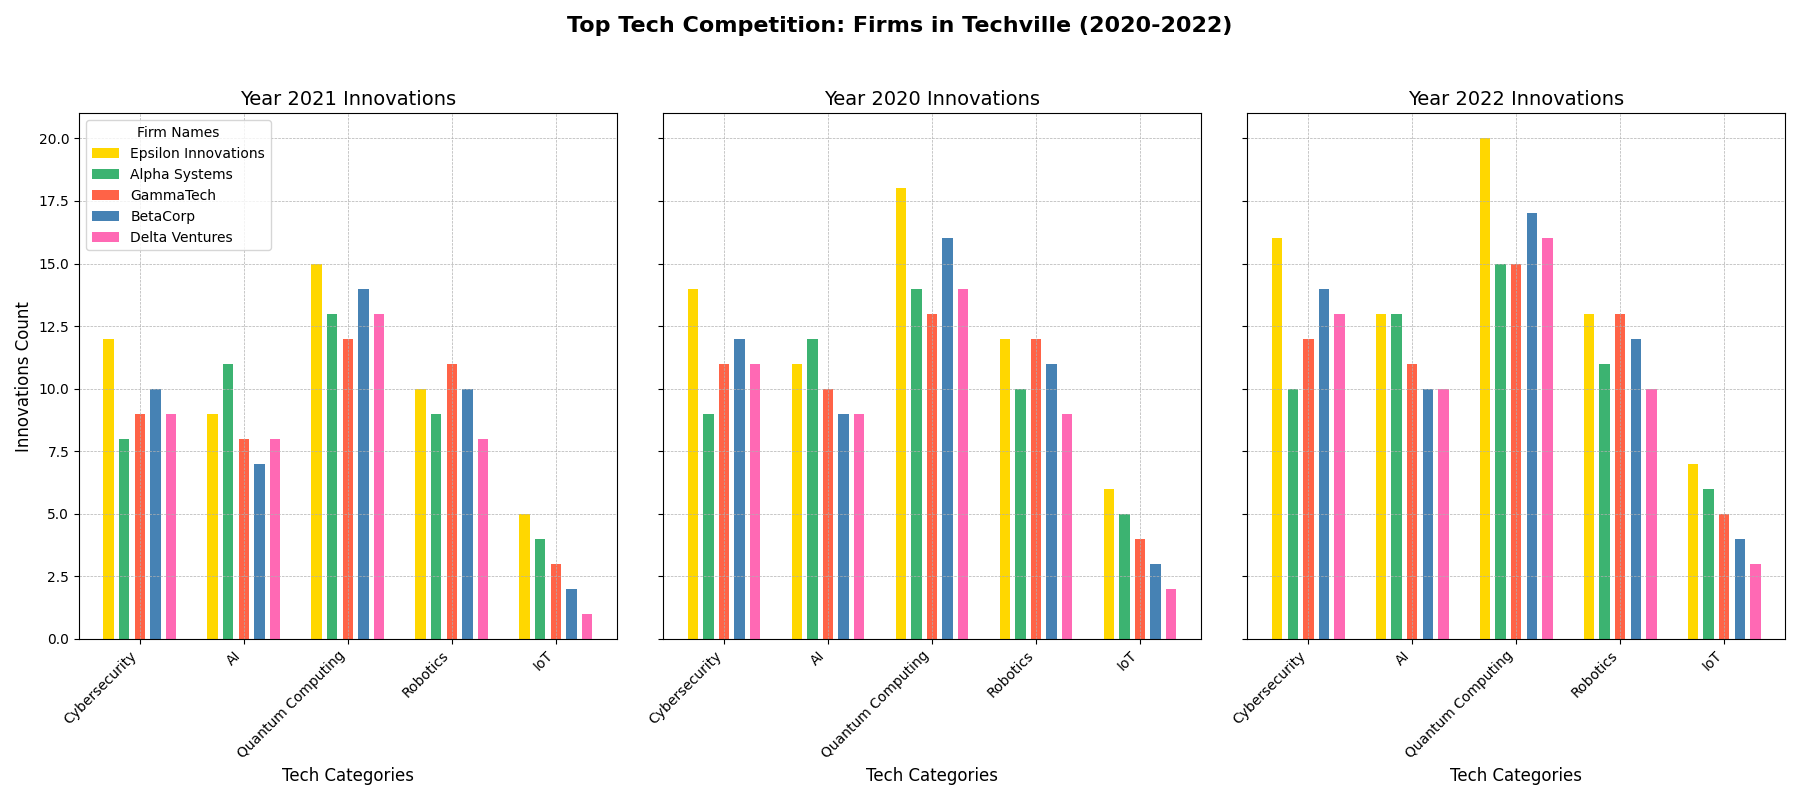

Source code (Python):
import matplotlib.pyplot as plt
import numpy as np

companies = ['Epsilon Innovations', 'Alpha Systems', 'GammaTech', 'BetaCorp', 'Delta Ventures']
years = ['2021', '2020', '2022']
categories = ['Cybersecurity', 'AI', 'Quantum Computing', 'Robotics', 'IoT']

innovations = np.array([
    [12, 9, 15, 10, 5],    
    [8, 11, 13, 9, 4],     
    [9, 8, 12, 11, 3],     
    [10, 7, 14, 10, 2],    
    [9, 8, 13, 8, 1],      
    [14, 11, 18, 12, 6],   
    [9, 12, 14, 10, 5],    
    [11, 10, 13, 12, 4],   
    [12, 9, 16, 11, 3],    
    [11, 9, 14, 9, 2],     
    [16, 13, 20, 13, 7],   
    [10, 13, 15, 11, 6],   
    [12, 11, 15, 13, 5],   
    [14, 10, 17, 12, 4],   
    [13, 10, 16, 10, 3]    
])

fig, axes = plt.subplots(1, 3, figsize=(18, 8), sharey=True)

colors = ['#FFD700', '#3CB371', '#FF6347', '#4682B4', '#FF69B4']

for i, ax in enumerate(axes):
    year_data = innovations[i * len(companies):(i + 1) * len(companies)]
    x = np.arange(len(categories))
    
    for j in range(len(companies)):
        ax.bar(x + j * 0.15, year_data[j], width=0.1, color=colors[j], align='center', label=companies[j] if i == 0 else "")
    
    ax.set_title(f"Year {years[i]} Innovations", fontsize=14)  # Changed title structure
    ax.set_xlabel("Tech Categories", fontsize=12)  # Random modification in x-label text
    ax.set_xticks(x + 0.3)
    ax.set_xticklabels(categories, rotation=45, ha='right')
    ax.grid(True, linestyle='--', linewidth=0.5)

axes[0].set_ylabel("Innovations Count", fontsize=12)  # Changed y-label text

axes[0].legend(loc='upper left', fontsize=10, title='Firm Names')  # Changed legend title

fig.suptitle("Top Tech Competition: Firms in Techville (2020-2022)", fontsize=16, fontweight='bold')  # Modified the main title

plt.tight_layout(rect=[0, 0, 1, 0.95])
plt.show()
